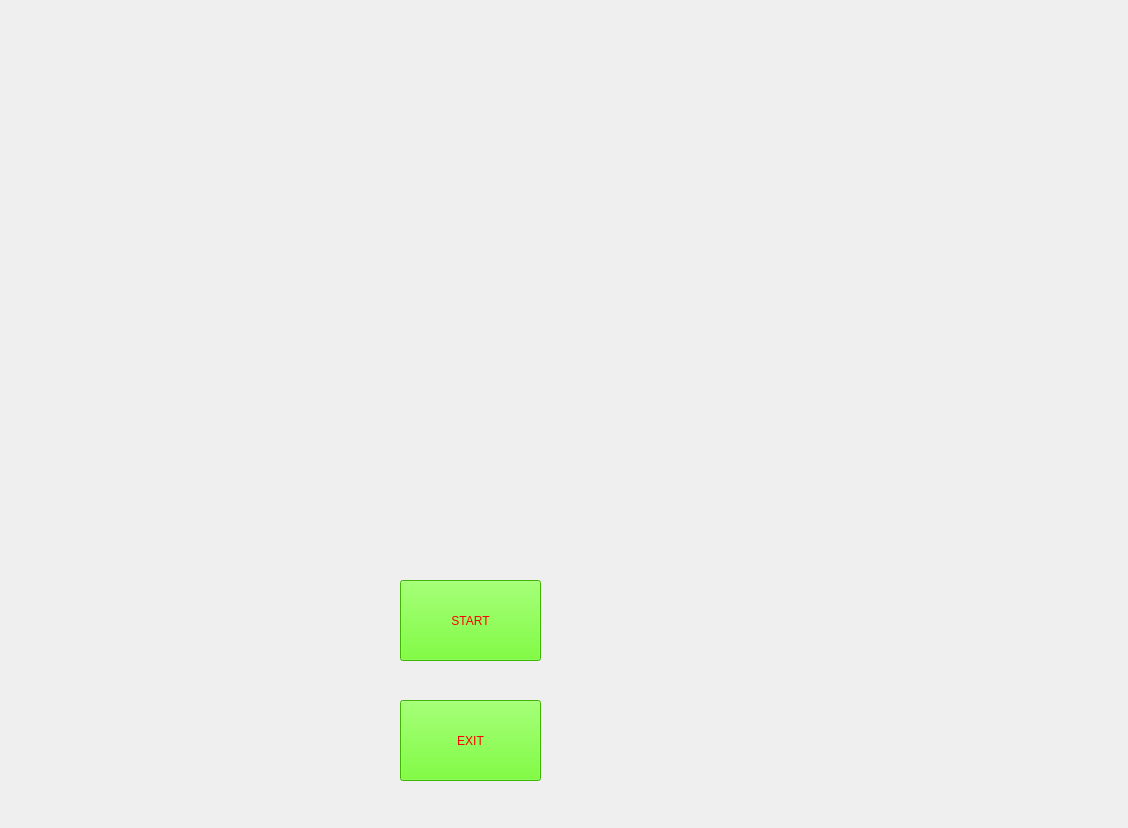
<?xml version="1.0" encoding="UTF-8"?>
<ui version="4.0">
 <class>RoboUI</class>
 <widget class="QMainWindow" name="RoboUI">
  <property name="geometry">
   <rect>
    <x>0</x>
    <y>0</y>
    <width>1128</width>
    <height>828</height>
   </rect>
  </property>
  <property name="windowTitle">
   <string>MainWindow</string>
  </property>
  <widget class="QWidget" name="centralwidget">
   <widget class="QLabel" name="label">
    <property name="geometry">
     <rect>
      <x>0</x>
      <y>0</y>
      <width>1111</width>
      <height>851</height>
     </rect>
    </property>
    <property name="text">
     <string/>
    </property>
    <property name="pixmap">
     <pixmap>../GUI/B.G/Black_Template.jpg</pixmap>
    </property>
    <property name="scaledContents">
     <bool>true</bool>
    </property>
   </widget>
   <widget class="QLabel" name="label_2">
    <property name="geometry">
     <rect>
      <x>570</x>
      <y>0</y>
      <width>541</width>
      <height>401</height>
     </rect>
    </property>
    <property name="text">
     <string/>
    </property>
    <property name="pixmap">
     <pixmap>../GUI/B.G/Iron_Template_1.gif</pixmap>
    </property>
    <property name="scaledContents">
     <bool>true</bool>
    </property>
   </widget>
   <widget class="QLabel" name="label_3">
    <property name="geometry">
     <rect>
      <x>0</x>
      <y>200</y>
      <width>451</width>
      <height>311</height>
     </rect>
    </property>
    <property name="text">
     <string/>
    </property>
    <property name="pixmap">
     <pixmap>../GUI/VoiceReg/__1.gif</pixmap>
    </property>
    <property name="scaledContents">
     <bool>true</bool>
    </property>
   </widget>
   <widget class="QLabel" name="label_4">
    <property name="geometry">
     <rect>
      <x>10</x>
      <y>0</y>
      <width>421</width>
      <height>261</height>
     </rect>
    </property>
    <property name="text">
     <string/>
    </property>
    <property name="pixmap">
     <pixmap>../GUI/ExtraGui/initial.gif</pixmap>
    </property>
    <property name="scaledContents">
     <bool>true</bool>
    </property>
   </widget>
   <widget class="QLabel" name="label_5">
    <property name="geometry">
     <rect>
      <x>50</x>
      <y>550</y>
      <width>331</width>
      <height>231</height>
     </rect>
    </property>
    <property name="text">
     <string/>
    </property>
    <property name="pixmap">
     <pixmap>../GUI/ExtraGui/Health_Template.gif</pixmap>
    </property>
    <property name="scaledContents">
     <bool>true</bool>
    </property>
   </widget>
   <widget class="QLabel" name="label_6">
    <property name="geometry">
     <rect>
      <x>580</x>
      <y>460</y>
      <width>521</width>
      <height>351</height>
     </rect>
    </property>
    <property name="text">
     <string/>
    </property>
    <property name="pixmap">
     <pixmap>../GUI/ExtraGui/B.G_Template_1.gif</pixmap>
    </property>
    <property name="scaledContents">
     <bool>true</bool>
    </property>
   </widget>
   <widget class="QPushButton" name="pushButton">
    <property name="geometry">
     <rect>
      <x>400</x>
      <y>580</y>
      <width>141</width>
      <height>81</height>
     </rect>
    </property>
    <property name="styleSheet">
     <string notr="true">color: rgb(255, 255, 255);
font: 20pt &quot;MS Shell Dlg 2&quot;;
background-color: rgb(85, 255, 0);
color: rgb(255, 0, 0);</string>
    </property>
    <property name="text">
     <string>START</string>
    </property>
   </widget>
   <widget class="QPushButton" name="pushButton_2">
    <property name="geometry">
     <rect>
      <x>400</x>
      <y>700</y>
      <width>141</width>
      <height>81</height>
     </rect>
    </property>
    <property name="styleSheet">
     <string notr="true">color: rgb(255, 255, 255);
font: 20pt &quot;MS Shell Dlg 2&quot;;
background-color: rgb(85, 255, 0);
color: rgb(255, 0, 0);</string>
    </property>
    <property name="text">
     <string>EXIT</string>
    </property>
   </widget>
  </widget>
 </widget>
 <resources/>
 <connections/>
</ui>
